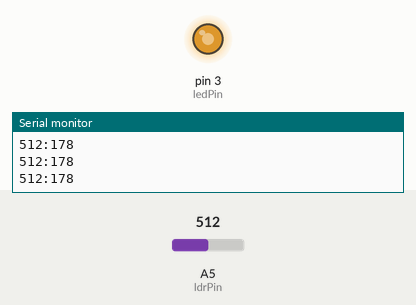
This sketch was run on a simulated Arduino Uno, built with avr-gcc and run on an emulated ATmega328P. Parts: output pins drawn as LEDs (lit = HIGH), the last lines printed to the serial monitor. Inputs (shaded band) come from the test bench; at power-on: A5 (ldrPin) = 512.

Above: at 1.2 s.
1.3 s: A5 (ldrPin) set to 716
At 2.2 s:
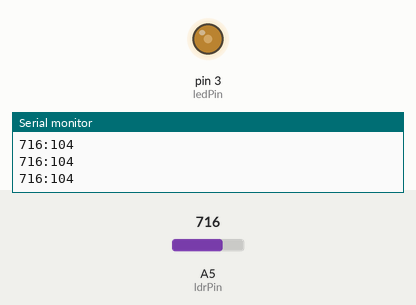
2.8 s: A5 (ldrPin) set to 900
At 3.6 s:
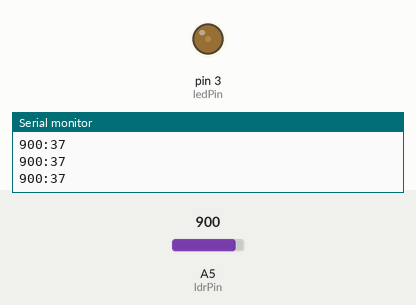
4.3 s: A5 (ldrPin) set to 1023
At 5.0 s:
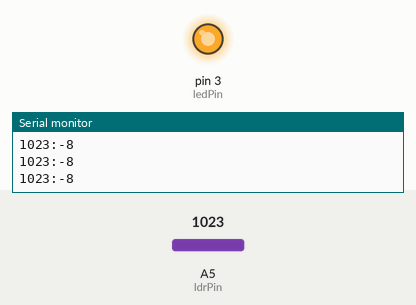
Timing chart, 0 to 7.3 s (numbered marks = the images above; inputs shaded):
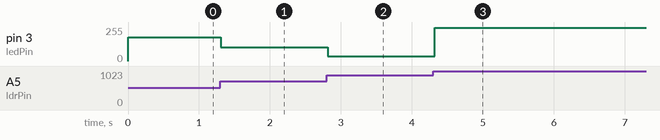

The sketch:

LDR.ino
```cpp
const int ledPin = 3, ldrPin = 5;
int ldrValue, ledValue;

void setup()
{
  pinMode(ledPin, OUTPUT);
  pinMode(ldrPin, INPUT);
  Serial.begin(9600);
}

void loop()
{
  ldrValue = analogRead(ldrPin);
  ledValue = map(ldrValue, 300, 1000, 255, 0);
  Serial.println(String(ldrValue) + ":" + String(ledValue));
  analogWrite(ledPin, ledValue);
  delay(100);
}
```

Measured:
- after the input at 1.3 s, pin 3 (ledPin): 178/255 → 104/255 at once
- after the input at 2.8 s, pin 3 (ledPin): 104/255 → 37/255 at once
- after the input at 4.3 s, pin 3 (ledPin): 37/255 → 248/255 at once
